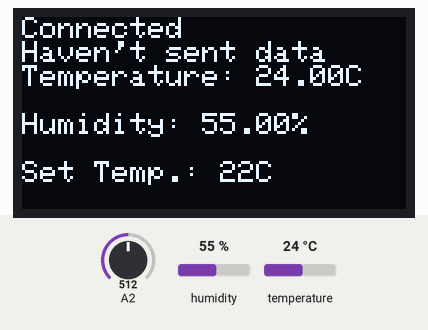
Recording of a sketch running on a simulated Arduino MKR. On the bench: 128×64 one-colour display. The inputs (shaded band) are chosen by the test bench; at power-on: humidity 55 %, A2 = 512, temperature 24 °C. WiFi joins after 1.5 s; servers stay silent unless stated; not simulated (calls return 0 or success): secrets.h.

Above: at 2.9 s.
3.0 s: humidity set to 22 %
At 4.3 s:
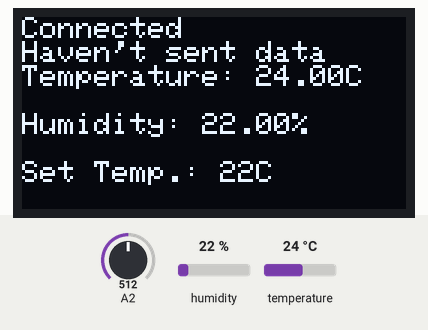
5.3 s: A2 set to 716
At 6.4 s:
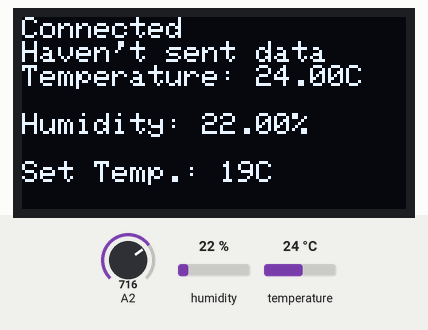
7.4 s: temperature set to 12 °C
At 8.4 s:
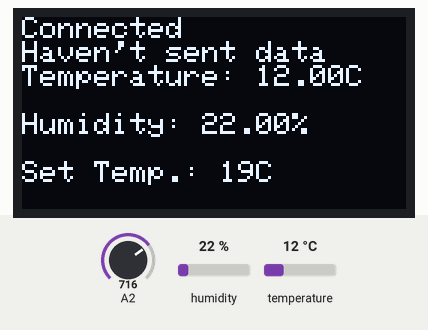
9.5 s: A2 set to 900
At 11.3 s:
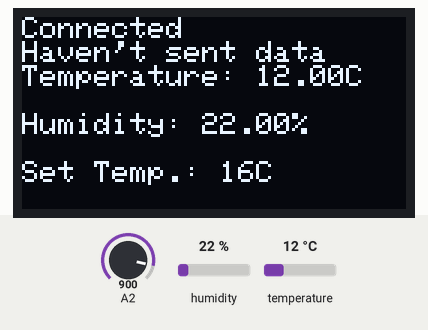
11.6 s: humidity set to 40 %
At 13.4 s:
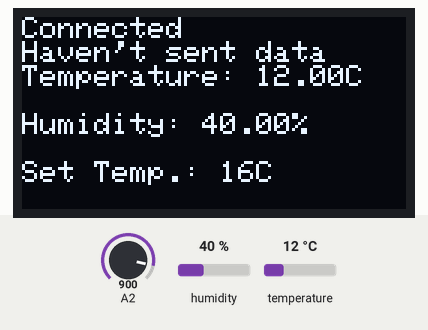
13.7 s: A2 set to 1023
Timing chart, 0 to 16.7 s (numbered marks = the images above; inputs shaded):
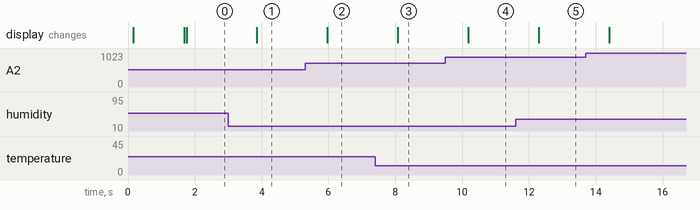

The sketch:

thermostatClient.ino
```cpp
#include <Adafruit_GFX.h>
#include <Adafruit_SSD1306.h>
#include <WiFiNINA.h>
#include <ArduinoHttpClient.h>
#include <Adafruit_Sensor.h>
#include <DHT.h>
#include <DHT_U.h>
#include "secrets.h"

#define DHTPIN 2
#define DHTTYPE DHT22
#define OLED_RESET 4

// This will help if your board is not of the same type as mine
#if (SSD1306_LCDHEIGHT != 64)
#error("Height incorrect, please fix Adafruit_SSD1306.h!");
#endif

DHT_Unified dht(DHTPIN, DHTTYPE);
Adafruit_SSD1306 display(OLED_RESET);

const char serverAddress[] = "tigoe.io";
String contentType = "application/json";
String postPath = "/data";
String temp;
String humid;
int port = 443;
unsigned long timeStamp = 0;
int period = 3600000; // every 1 hour

char ssid[] = SECRET_SSID;
char pass[] = SECRET_PASS;
String myMacAddress = SECRET_MAC;
String session = SECRET_SESH;
int statusCode;

WiFiSSLClient wifi;
HttpClient client = HttpClient(wifi, serverAddress, port);

void setup() {
  // put your setup code here, to run once:
  // Serial.begin(9600);
  display.begin(SSD1306_SWITCHCAPVCC, 0x3C); // Initialize display
  display.clearDisplay(); // Clear display before each start
  delay(100);

  dht.begin();
  int connectionAttempt = 1;
  String message = "Connecting to " + String(ssid) + "; Attempt " + String(connectionAttempt);
  setStatusMessage(message,statusCode);

  while ( WiFi.status() != WL_CONNECTED) {
    // Serial.print("Attempting to connect to Network named: ");
    // Serial.println(ssid);                   // print the network name (SSID);

    // Connect to WPA/WPA2 network:
    WiFi.begin(ssid, pass);
    connectionAttempt++;
    message = "Connecting to " + String(ssid) + "; Attempt " + String(connectionAttempt);
    setStatusMessage(message,statusCode);
  }
  setStatusMessage("Connected",statusCode);
  // Serial.print("SSID: ");
  // Serial.println(WiFi.SSID());

  // print your WiFi shield's IP address:
  IPAddress ip = WiFi.localIP();
  // Serial.print("IP Address: ");
  // Serial.println(ip);
}

void loop() {
  // put your main code here, to run repeatedly

   collectReadings();
   displayReadings();
   checkForConnection();
   sendReadings();
   updateConnectionStatus();
   delay(1000);
}

void collectReadings(){
  sensors_event_t event;
  dht.temperature().getEvent(&event);
  if (isnan(event.temperature)) {
    // Serial.print("Error w/ Temp.!");
  }
  else {
    // Serial.print("Temp.: ");
    // Serial.print(event.temperature);
    // Serial.print(" C");
    temp = String(event.temperature);
  }
  // Get humidity event and print its value.
  dht.humidity().getEvent(&event);

  if (isnan(event.relative_humidity)) {
    // Serial.print("Error w/ Humid.!");
  }
  else {
    // Serial.print("Humid.: ");
    // Serial.print(event.relative_humidity);
    // Serial.println("%");
    humid = String(event.temperature);
  }
}

void setStatusMessage(String message, int statusCode){
  display.setTextSize(1);
  display.setTextColor(WHITE);
  display.setCursor(0,0);
  display.fillRect(0, 0, 128, 16, BLACK);
  display.println(message);
  String statusMessage;
  if (statusCode != NULL){
    statusMessage = "Status code: " + String(statusCode);
  } else {
    statusMessage = "Haven't sent data";
  }
  display.print(statusMessage);
  display.display();
}

void showParameters(String temp, String humid, String desiredTemp){
  display.setTextSize(1);
  display.setTextColor(WHITE);
  display.setCursor(0,16);
  display.fillRect(0, 16, 128, 64, BLACK);
  display.println(temp);
  display.println("");
  display.println(humid);
  display.println("");
  display.print(desiredTemp);
  display.display();
}

void setMainMessage(String message, int pixelH, int erase){
  display.setTextSize(1);
  display.setTextColor(WHITE);
  display.setCursor(0,pixelH);
  if (erase){
    display.fillRect(0, 16, 128, 64, BLACK);
  }
  display.print(message);
  display.display();
}

void displayReadings(){
  String tempMessage = "Temperature: " + temp + "C";
  String humidMessage = "Humidity: " + humid + "%";
  int setTemp = map(analogRead(2), 1024, 0, 15, 30);
  String desiredTemp = "Set Temp.: " + String(setTemp) + "C";
  showParameters(tempMessage, humidMessage, desiredTemp);
}

void checkForConnection(){
  if (WiFi.status() != WL_CONNECTED){
    int connectionAttempt = 1;
    String message = "Connecting to " + String(ssid) + "; Attempt " + String(connectionAttempt);
    setStatusMessage(message,statusCode);
    setMainMessage("The connection has dropped, restoring the connection", 16, true);

    while ( WiFi.status() != WL_CONNECTED) {
      // Serial.print("Attempting to connect to Network named: ");
      // Serial.println(ssid);                   // print the network name (SSID);

      // Connect to WPA/WPA2 network:
      WiFi.begin(ssid, pass);
      connectionAttempt++;
      message = "Connecting to " + String(ssid) + "; Attempt = " + String(connectionAttempt);
      setStatusMessage(message, statusCode);
    }
  }
}

void sendReadings(){
  if (millis() - timeStamp > period){
    String dataJSON = "{\'temperature\':" + temp  + ",\'humidity\':" + humid + "}";
    String mac = "\"macAddress\":\""+myMacAddress+"\"";
    String sessionKey = "\"sessionKey\":\""+session+"\"";
    String data = "\"data\":\""+dataJSON+"\"";
    String postData = "{"+mac+","+sessionKey+","+data+"}";
    // Serial.print(postData);
    client.post(postPath,contentType,postData);

    statusCode = client.responseStatusCode();
    String response = client.responseBody();
    // Serial.println("");
    // Serial.print("Status code: ");
    // Serial.println(statusCode);
    // Serial.print("Response: ");
    // Serial.println(response);
    // Serial.println("");
    // Serial.println("");
    timeStamp = millis();
  }
}

void updateConnectionStatus(){
   setStatusMessage("Connected", statusCode);
}
```

Measured:
- after the input at 3.0 s, the display: changes after 0.85 s (image 1)
- after the input at 5.3 s, the display: changes after 0.66 s (image 2)
- after the input at 7.4 s, the display: changes after 0.67 s (image 3)
- after the input at 9.5 s, the display: changes after 0.69 s (image 4)
- after the input at 11.6 s, the display: changes after 0.70 s (image 5)
